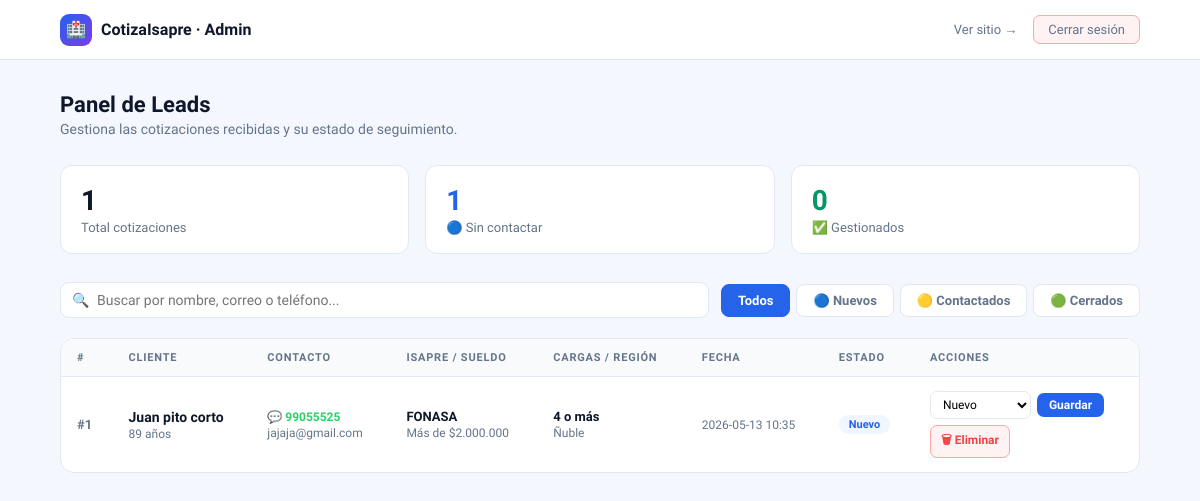
/admin/leads (signed in), run on the app's committed database.
### tables this page shows
CREATE TABLE cotizaciones (
                id        INTEGER PRIMARY KEY AUTOINCREMENT,
                nombre    TEXT    NOT NULL,
                correo    TEXT    NOT NULL,
                telefono  TEXT    NOT NULL,
                edad      INTEGER,
                isapre    TEXT,
                sueldo    TEXT,
                cargas    TEXT,
                region    TEXT,
                mensaje   TEXT,
                estado    TEXT    NOT NULL DEFAULT "Nuevo",
                fecha     TEXT    NOT NULL
            );

### app.py (the view)
@app.route('/admin/leads')
@login_required
def admin_leads():
    filtro  = request.args.get('estado', 'todos')
    buscar  = request.args.get('q', '').strip()
    with get_db() as conn:
        query  = 'SELECT * FROM cotizaciones'
        params = []
        conds  = []
        if filtro != 'todos':
            conds.append('estado = ?'); params.append(filtro)
        if buscar:
            conds.append('(nombre LIKE ? OR correo LIKE ? OR telefono LIKE ?)')
            params += [f'%{buscar}%'] * 3
        if conds:
            query += ' WHERE ' + ' AND '.join(conds)
        query += ' ORDER BY fecha DESC'
        rows = conn.execute(query, params).fetchall()
        total = conn.execute('SELECT COUNT(*) FROM cotizaciones').fetchone()[0]
        nuevos = conn.execute("SELECT COUNT(*) FROM cotizaciones WHERE estado='Nuevo'").fetchone()[0]
    return render_template('admin.html', leads=rows, filtro=filtro,
                           buscar=buscar, total=total, nuevos=nuevos)

### app.py (called while the page is built)
def get_db():
    conn = sqlite3.connect(DB_PATH)
    conn.row_factory = sqlite3.Row
    return conn

def login_required(f):
    @wraps(f)
    def decorated(*args, **kwargs):
        if not session.get('admin'):
            return redirect(url_for('admin_login'))
        return f(*args, **kwargs)
    return decorated

### templates/admin.html (shortened to what this page needs)
<!DOCTYPE html>
<html lang="es">
<head>
</head>
<body>
<nav>
  <div class="nlogo"><div class="nlogo-i">🏥</div> CotizaIsapre · Admin</div>
  <div class="nav-r">
    <a href="/">Ver sitio →</a>
    <a href="/admin/logout" class="logout-btn">Cerrar sesión</a>
  </div>
</nav>
<div class="main">
  <h1>Panel de Leads</h1>
  <p class="sub">Gestiona las cotizaciones recibidas y su estado de seguimiento.</p>
  <div class="stats">
    <div class="stat-card total">
      <div class="num">{{ total }}</div>
      <div class="lbl">Total cotizaciones</div>
    </div>
    <div class="stat-card nuevo">
      <div class="num">{{ nuevos }}</div>
      <div class="lbl">🔵 Sin contactar</div>
    </div>
    <div class="stat-card verde">
      <div class="num">{{ total - nuevos }}</div>
      <div class="lbl">✅ Gestionados</div>
    </div>
  </div>
  <div class="toolbar">
    <form method="GET" action="/admin/leads" class="search-wrap">
      <input name="q" type="text" placeholder="Buscar por nombre, correo o teléfono..."
             value="{{ buscar }}" autocomplete="off"/>
    </form>
    <div class="filter-btns">
      <a href="/admin/leads?estado=todos&q={{ buscar }}" class="fbtn {% if filtro=='todos' %}active{% endif %}">Todos</a>
      <a href="/admin/leads?estado=Nuevo&q={{ buscar }}" class="fbtn nuevo {% if filtro=='Nuevo' %}active contactado{% endif %}">🔵 Nuevos</a>
      <a href="/admin/leads?estado=Contactado&q={{ buscar }}" class="fbtn {% if filtro=='Contactado' %}active contactado{% endif %}">🟡 Contactados</a>
      <a href="/admin/leads?estado=Cerrado&q={{ buscar }}" class="fbtn {% if filtro=='Cerrado' %}active cerrado{% endif %}">🟢 Cerrados</a>
    </div>
  </div>
  <div class="table-wrap">
    <table>
      <thead>
        <tr>
          <th>#</th>
          <th>Cliente</th>
          <th>Contacto</th>
          <th>Isapre / Sueldo</th>
          <th>Cargas / Región</th>
          <th>Fecha</th>
          <th>Estado</th>
          <th>Acciones</th>
        </tr>
      </thead>
      <tbody>
        {% for l in leads %}
        <tr>
          <td style="font-weight:700;color:var(--mu)">#{{ l.id }}</td>
          <td>
            <div class="lead-name">{{ l.nombre }}</div>
            <div class="lead-contact">{{ l.edad }} años</div>
          </td>
          <td>
            <a class="wa-link" href="https://wa.me/569{{ l.telefono }}?text=Hola+{{ l.nombre | urlencode }}%2C+te+contactamos+por+tu+cotización+de+Isapre+😊" target="_blank">
              💬 {{ l.telefono }}
            </a>
            <div class="lead-contact">{{ l.correo }}</div>
          </td>
          <td>
            <div style="font-weight:600">{{ l.isapre or '—' }}</div>
            <div class="lead-contact">{{ l.sueldo or '—' }}</div>
          </td>
          <td>
            <div style="font-weight:600">{{ l.cargas or '—' }}</div>
            <div class="lead-contact">{{ l.region or '—' }}</div>
          </td>
          <td class="fecha-td">{{ l.fecha[:16] }}</td>
          <td>
            <span class="badge {{ l.estado }}">{{ l.estado }}</span>
          </td>
          <td>
            <form method="POST" action="/admin/estado/{{ l.id }}" class="estado-form" style="margin-bottom:6px">
              <select name="estado" class="estado-sel">
                <option {% if l.estado=='Nuevo' %}selected{% endif %}>Nuevo</option>
              </select>
              <button type="submit" class="btn-save">Guardar</button>
            </form>
            <form method="POST" action="/admin/eliminar/{{ l.id }}"
                  onsubmit="return confirm('¿Eliminar lead #{{ l.id }}?')">
              <button type="submit" class="btn-del">🗑 Eliminar</button>
            </form>
          </td>
        </tr>
        {% else %}
        <tr><td colspan="8" class="empty">No hay cotizaciones aún 📭</td></tr>
        {% endfor %}
      </tbody>
    </table>
  </div>
</div>
</body>
</html>

### templates/admin.html (style rules this page uses)
:root { --acc:#2563eb;--acc2:#7c3aed;--grn:#059669;--red:#ef4444;--amb:#d97706; --tx:#0f172a;--mu:#64748b;--brd:#e2e8f0;--bg:#f5f7ff; }
* { box-sizing:border-box;margin:0;padding:0; }
body { font-family:'Sora',sans-serif;background:var(--bg);color:var(--tx); }
nav { background:white;border-bottom:1px solid var(--brd);padding:0 5%;height:60px; display:flex;align-items:center;justify-content:space-between; }
.nlogo { font-size:16px;font-weight:800;display:flex;align-items:center;gap:9px; }
.nlogo-i { width:32px;height:32px;background:linear-gradient(135deg,var(--acc),var(--acc2)); border-radius:9px;display:flex;align-items:center;justify-content:center;color:white;font-size:16px; }
.nav-r { display:flex;align-items:center;gap:16px; }
.nav-r a { font-size:13px;color:var(--mu);text-decoration:none;font-weight:500; }
.logout-btn { background:#fef2f2;border:1px solid #fca5a5;color:var(--red); font-size:13px;font-weight:600;padding:6px 14px;border-radius:7px; cursor:pointer;text-decoration:none;font-family:inherit; }
.main { max-width:1200px;margin:0 auto;padding:32px 5%; }
h1 { font-size:22px;font-weight:800;margin-bottom:4px; }
.sub { font-size:14px;color:var(--mu);margin-bottom:28px; }
.stats { display:grid;grid-template-columns:repeat(3,1fr);gap:16px;margin-bottom:28px; }
.stat-card { background:white;border:1px solid var(--brd);border-radius:12px;padding:18px 20px; }
.stat-card .num { font-size:28px;font-weight:800;margin-bottom:3px; }
.stat-card .lbl { font-size:13px;color:var(--mu); }
.stat-card.nuevo .num { color:var(--acc); }
.stat-card.total .num { color:var(--tx); }
.stat-card.verde .num { color:var(--grn); }
.toolbar { display:flex;gap:12px;align-items:center;margin-bottom:20px;flex-wrap:wrap; }
.search-wrap { flex:1;min-width:200px;position:relative; }
.search-wrap input { width:100%;background:white;border:1.5px solid var(--brd);border-radius:9px; padding:9px 14px 9px 36px;font-size:14px;font-family:inherit;outline:none; transition:border-color .2s; }
.search-wrap::before { content:'🔍';position:absolute;left:12px;top:50%;transform:translateY(-50%);font-size:14px; }
.filter-btns { display:flex;gap:6px;flex-wrap:wrap; }
.fbtn { background:white;border:1.5px solid var(--brd);color:var(--mu);font-size:13px;font-weight:600; padding:8px 16px;border-radius:8px;cursor:pointer;text-decoration:none;font-family:inherit; transition:all .2s; }
.fbtn:hover,.fbtn.active { background:var(--acc);border-color:var(--acc);color:white; }
.table-wrap { background:white;border:1px solid var(--brd);border-radius:14px;overflow:hidden; }
table { width:100%;border-collapse:collapse; }
th { background:#f8fafc;padding:12px 16px;text-align:left;font-size:11px;font-weight:700; color:var(--mu);text-transform:uppercase;letter-spacing:.8px;border-bottom:1px solid var(--brd); }
td { padding:14px 16px;font-size:13px;border-bottom:1px solid #f1f5f9;vertical-align:middle; }
tr:last-child td { border-bottom:none; }
.lead-name { font-weight:700;color:var(--tx);font-size:14px; }
.lead-contact { font-size:12px;color:var(--mu);margin-top:2px; }
.badge { display:inline-block;font-size:11px;font-weight:700;padding:3px 10px;border-radius:100px; }
.badge.Nuevo { background:#eff6ff;color:var(--acc); }
.estado-form { display:flex;gap:6px;align-items:center; }
.estado-sel { background:transparent;border:1px solid var(--brd);border-radius:7px; padding:5px 8px;font-size:12px;font-family:inherit;outline:none;cursor:pointer; }
.btn-save { background:var(--acc);color:white;border:none;border-radius:7px; padding:5px 12px;font-size:12px;font-weight:700;cursor:pointer;font-family:inherit; }
.btn-del { background:#fef2f2;border:1px solid #fca5a5;color:var(--red);border-radius:7px; padding:5px 10px;font-size:12px;font-weight:700;cursor:pointer;font-family:inherit; }
.wa-link { display:inline-flex;align-items:center;gap:4px;color:#25d366;font-weight:600; font-size:12px;text-decoration:none; }
.fecha-td { font-size:12px;color:var(--mu); }

### data on the page
cotizaciones: id "1", nombre "Juan pito corto", edad "89", telefono "99055525", correo "jajaja@gmail.com", isapre "FONASA", sueldo "Más de $2.000.000", cargas "4 o más", region "Ñuble", fecha "2026-05-13 10:35", estado "Nuevo"

### other printed values
{{ total }} "1"
{{ nuevos }} "1"
{{ total - nuevos }} "0"
